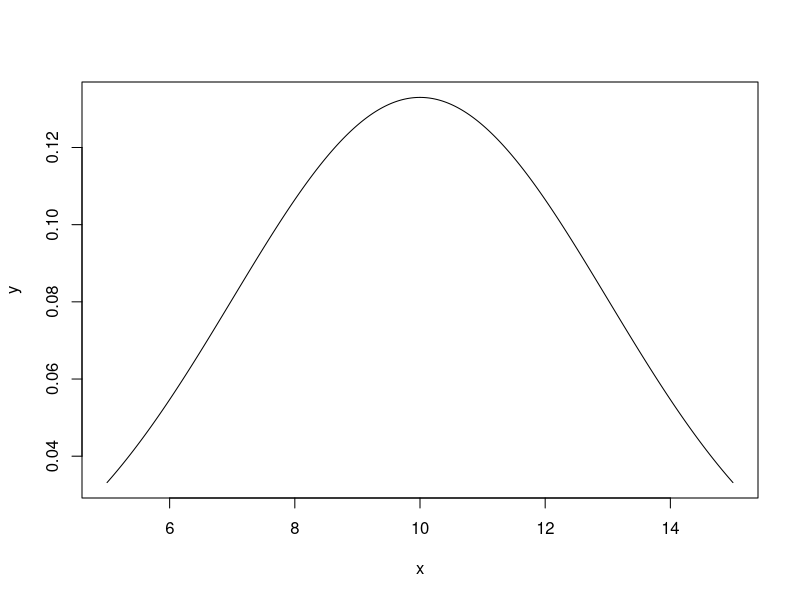
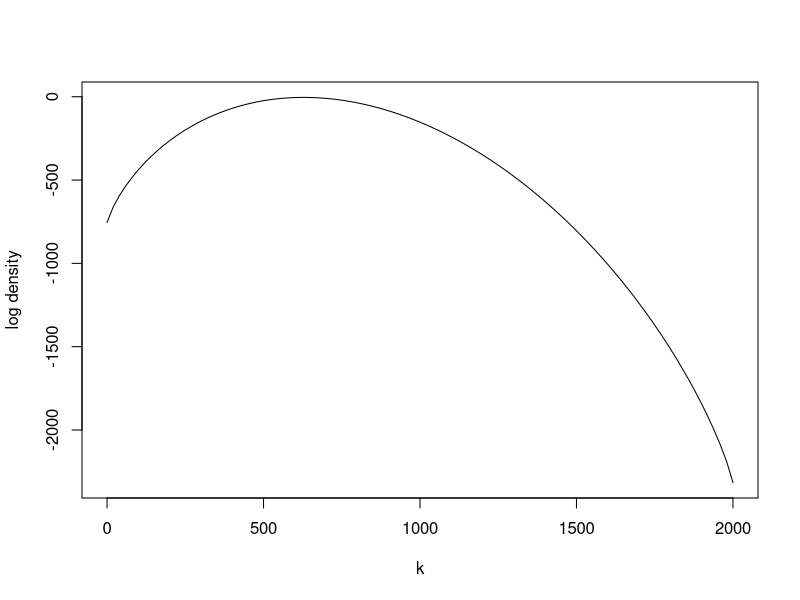
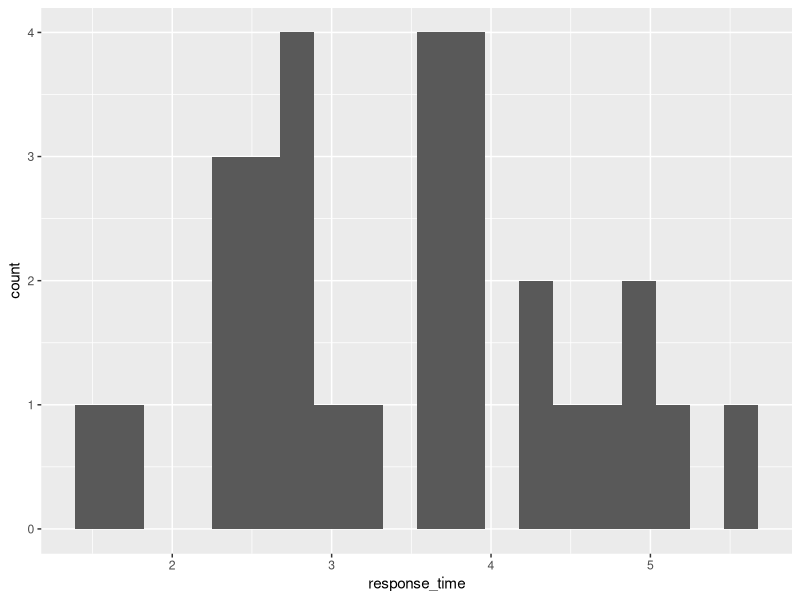
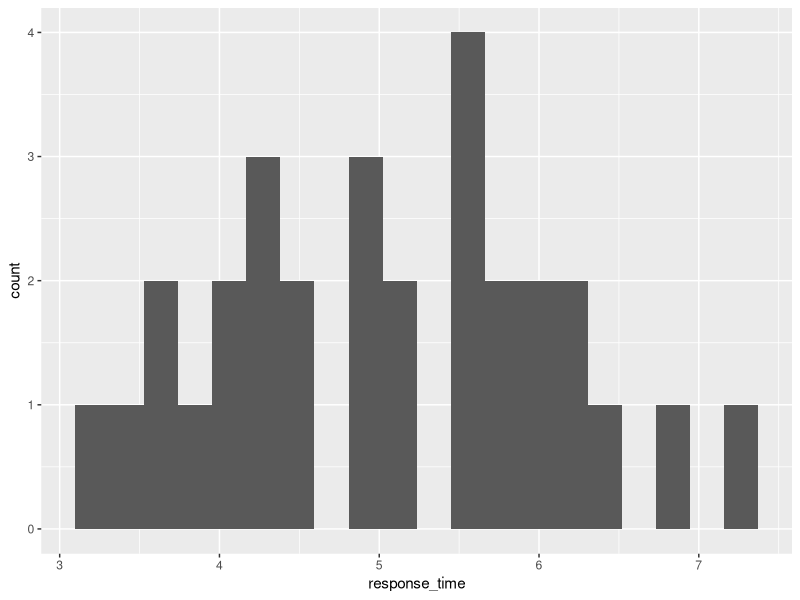
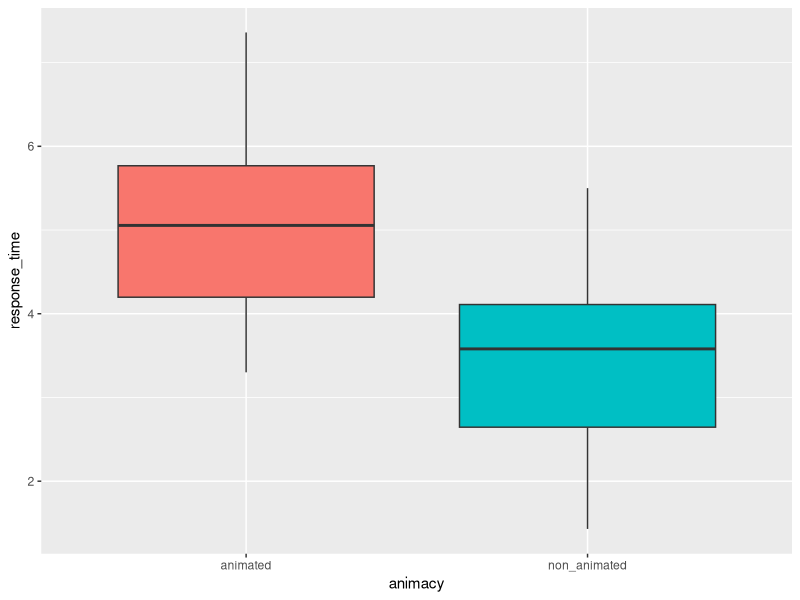
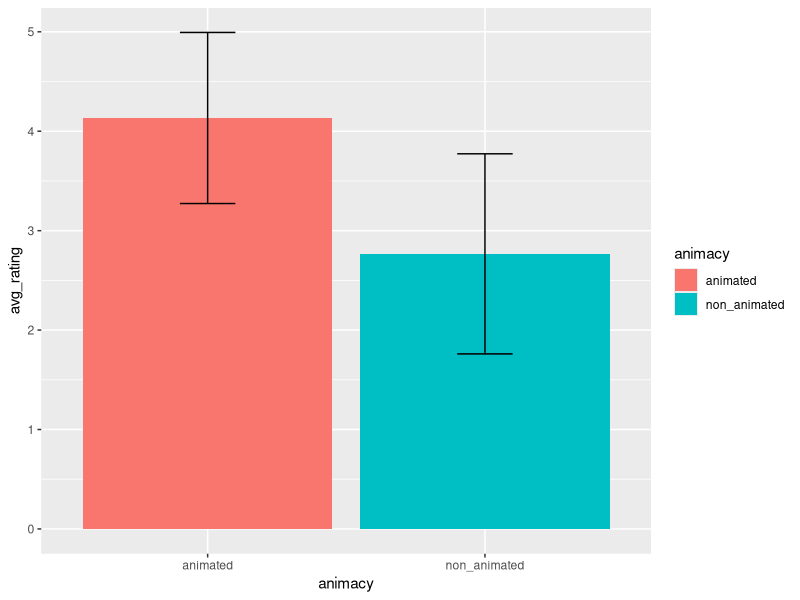

Reproduce these figures in R, in order.
## ---- chunk 1
knitr::opts_chunk$set(echo = F)

setwd("~/User files/Peter/Heriot-Watt University/R Statistics/HRI statistics course/HRI stats course/interaction-design")

## ---- chunk 2

library(readr)
library(tidyr)
library(dplyr)
library(ggplot2)

## ---- chunk 3

t_test_data <- read_csv("t-test-data.csv")

## ---- chunk 4

head(t_test_data)

## ---- chunk 5

summary(t_test_data)

## ---- chunk 6

t_test_data %>%
  group_by(animacy) %>%                     
  summarise(avg_rating = mean(likert_num),  
            sd_rating = sd(likert_num),
            avg_rt = mean(response_time),
            sd_rt = sd(response_time))

## ---- chunk 7

x <- seq(5,15,length=1000)
y <- dnorm(x,mean=10, sd=3)
plot(x,y, type="l", lwd=1)

## ---- chunk 8

n <- 2000
k <- seq(0, n, by = 20)
plot (k, dbinom(k, n, pi/10, log = TRUE), type = "l", ylab = "log density")


## ---- chunk 9

t_test_data %>%
  filter(animacy == "non_animated") %>%
  ggplot(.) +
  geom_histogram(mapping = aes(x = response_time),
                 bins = 20)


## ---- chunk 10

t_test_data %>%
  filter(animacy == "animated") %>%
  ggplot(.) +
  geom_histogram(mapping = aes(x = response_time),
                 bins = 20)

## ---- chunk 11

t_test_data %>%
  ggplot(.) +
  geom_boxplot(mapping = aes(x = animacy, y = response_time, fill = animacy)) + 
  theme(legend.position = "none")

## ---- chunk 12

# first, make an object (here I've called it 't') that contains the means and sd of likert_num

t <- t_test_data %>%
  group_by(animacy) %>%                     
  summarise(avg_rating = mean(likert_num),  
            sd_rating = sd(likert_num))

# then pass to ggplot2

t %>%
  ggplot(., aes(animacy, avg_rating, fill = animacy)) +
  geom_bar(stat="identity") +
  geom_errorbar(aes(ymin = avg_rating - sd_rating, ymax = avg_rating + sd_rating), width = .2)


## ---- chunk 13

t_test <- t_test_data %>%
  select(-id, -response_time) %>%  
  group_by_at(vars(animacy)) %>%
  mutate(id=1:n()) %>% 
  ungroup() %>% 
  spread(key = animacy, value = likert_num) 

## ---- chunk 14

t.test(t_test$non_animated, t_test$animated)

## ---- chunk 15

t_test1 <- t_test_data %>%
  select(-id, -likert_num) %>%  
  group_by_at(vars(animacy)) %>%
  mutate(id=1:n()) %>% 
  ungroup() %>% 
  spread(key = animacy, value = response_time) 


## ---- chunk 16

t.test(t_test1$non_animated, t_test1$animated)

